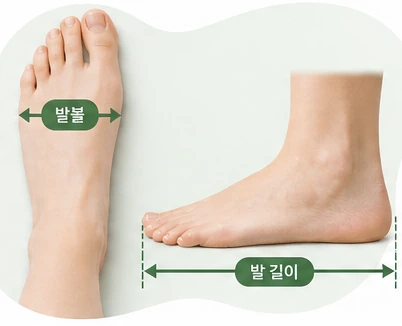
#> input picture web/foot_measurement.webp, 402 x 326 px
$ python -i color_segmentation.py   (imports and definitions only)
#> lines starting #> are read from the running program, lines starting #| are printed output that depends on the picture; after the words box and inside, x2 and y2 are one past the last pixel; in counts of white or black regions, pixels touching at a corner belong together
#> further down, picture is the input picture: shape (326, 402, 3); mean B, G, R 202.7, 215.8, 225.3
"""L02 Image Processing + L03 Color: thresholding, morphology, connected components.
Produces white-paper contour proposals and the foot silhouette.
"""
from __future__ import annotations
import cv2
import numpy as np

def _candidate_contours(image):
    """Independent color/contour hypothesis for white sheets. Never trusts the mask alone."""
    hsv=cv2.cvtColor(image,cv2.COLOR_BGR2HSV)
#> hsv: shape (326, 402, 3); mean H, S, V 32.2, 31.9, 228.8
    lab=cv2.cvtColor(image,cv2.COLOR_BGR2LAB)
#> lab: shape (326, 402, 3); mean of channels 0, 1, 2 220.9, 129.3, 136
    l=lab[:,:,0]
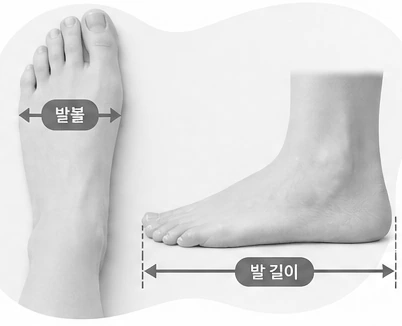
#> l: shape (326, 402); min 32, max 255, mean 220.9
    h,w=l.shape
#> h = 326; w = 402
    sm=cv2.GaussianBlur(l,(13,13),0)
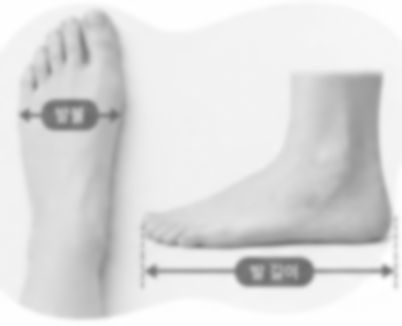
#> sm: shape (326, 402); min 109, max 255, mean 220.9
    # Adaptive local brightness + low saturation, robust to moderately dark pictures.
    local=cv2.GaussianBlur(sm,(0,0),sigmaX=31)
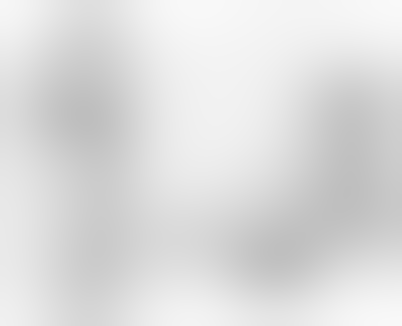
#> local: shape (326, 402); min 190, max 249, mean 220.8
    mask=np.uint8(((sm>local+7)&(hsv[:,:,1]<83)))*255
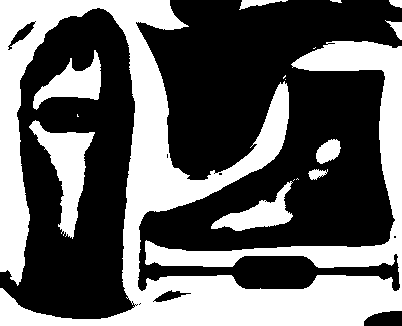
#> mask: shape (326, 402); 39.6% white; 16 white regions (6 under 20 px), largest, box (x1, y1, x2, y2) and area: (0, 0, 402, 326) 44613, (29, 120, 95, 239) 2928, (33, 50, 101, 110) 1748
    mask=cv2.morphologyEx(mask,cv2.MORPH_CLOSE,np.ones((17,17),np.uint8))
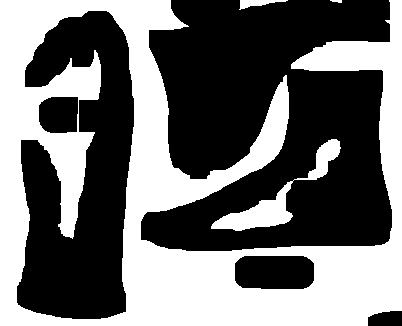
#> mask: shape (326, 402); 43.7% white; 4 white regions
    cnts,_=cv2.findContours(mask,cv2.RETR_EXTERNAL,cv2.CHAIN_APPROX_SIMPLE)
#> cnts = 4 contours, 1 with area under 20; largest, box (x1, y1, x2, y2) and area: (0, 0, 402, 326) 80414, (211, 139, 341, 231) 2168, (239, 0, 288, 10) 178
    out=[]
    for c in sorted(cnts,key=cv2.contourArea,reverse=True)[:12]:
        area=cv2.contourArea(c)/(h*w)
        if not .045<area<.55:continue
        hull=cv2.convexHull(c)
        peri=cv2.arcLength(hull,True)
        approx=cv2.approxPolyDP(hull,.03*peri,True)
        if len(approx)==4:
            out.append(approx.reshape(4,2).astype(float))
#> this loop made 4 passes
#> area on pass 4: 9.92e-05
#> after the loop, out = []
    return out


def foot_mask(rect):
    """Reference-free color segmentation; no body-size/skin-tone training."""
    hsv=cv2.cvtColor(rect,cv2.COLOR_BGR2HSV)
    lab=cv2.cvtColor(rect,cv2.COLOR_BGR2LAB)
    skin=(hsv[:,:,0]<30)&(hsv[:,:,1]>24)&(hsv[:,:,2]>33)&(lab[:,:,1]>122)
    m=np.uint8(skin)*255
    m=cv2.morphologyEx(m,cv2.MORPH_CLOSE,np.ones((9,9),np.uint8))
    n,idx,stats,_=cv2.connectedComponentsWithStats(m)
    if n<=1:return np.zeros_like(m)
    which=1+int(np.argmax(stats[1:,cv2.CC_STAT_AREA]))
    if stats[which,cv2.CC_STAT_AREA] <.045*m.size:return np.zeros_like(m)
    mm=np.uint8(idx==which)*255
    mm=cv2.morphologyEx(mm,cv2.MORPH_CLOSE,np.ones((11,11),np.uint8))
    return mm

>>> import cv2
>>> picture = cv2.imread('../web/foot_measurement.webp')
>>> result = _candidate_contours(picture)
#> result = []
